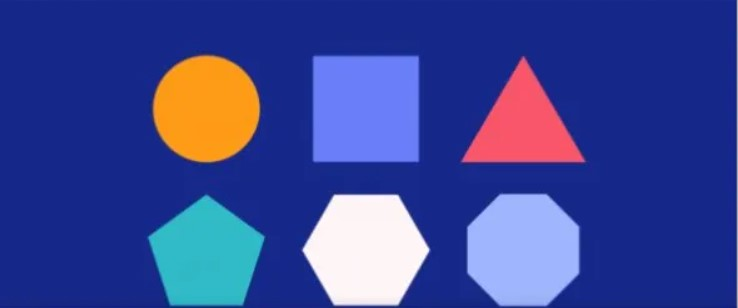
#> input picture .old2/assets/shapes.jpg, 738 x 308 px
$ python code.py
#> lines starting #> are read from the running program, lines starting #| are printed output that depends on the picture; after the words box and inside, x2 and y2 are one past the last pixel; in counts of white or black regions, pixels touching at a corner belong together
import cv2
import numpy as np
import sys

# Loading image, padding it and find contours
def loadExtractContour(imgPath):
#> called with imgPath = 'assets/shapes.jpg'
    img = cv2.imread(imgPath, cv2.IMREAD_COLOR)
#> img is the input picture: shape (308, 738, 3); mean B, G, R 149.9, 71.6, 59.7
    if img is None:
        sys.exit("Not found input image")

    # # Padding img
    # img_pad = np.zeros([img.shape[0] + 50, img.shape[1] + 50, 3])
    # img_pad += 100      # grey color BGR: [100, 100, 100] <=> hex: #646464
    # img_pad[20:, 20:, :] = img

    gray = cv2.cvtColor(img, cv2.COLOR_BGR2GRAY)
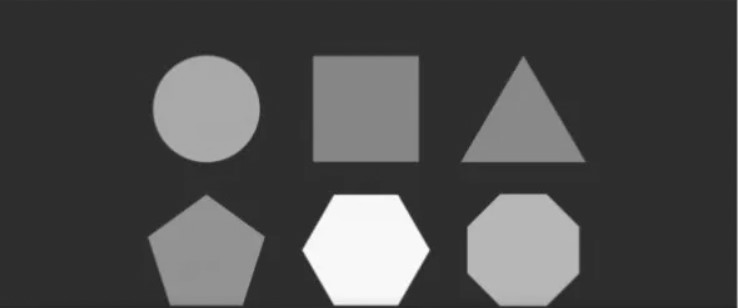
#> gray: shape (308, 738); min 34, max 255, mean 77.1
    thresh = cv2.threshold(gray, 30, 255, cv2.THRESH_BINARY + cv2.THRESH_OTSU)[1]
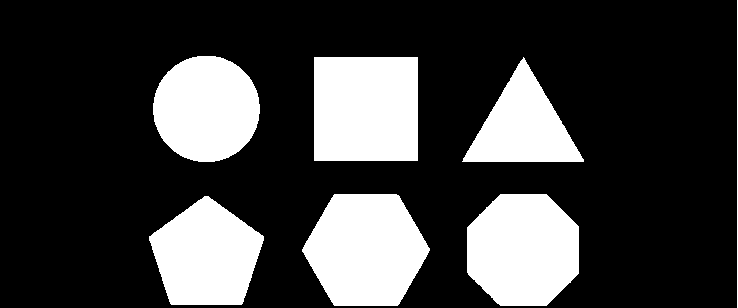
#> thresh: shape (308, 738); 24.9% white; 7 white regions

    ROI_number = 0
    cnts = cv2.findContours(thresh, cv2.RETR_EXTERNAL, cv2.CHAIN_APPROX_SIMPLE)[0]
#> cnts = 7 contours, 1 with area under 20; largest, box (x1, y1, x2, y2) and area: (302, 194, 430, 306) 10643, (314, 57, 418, 161) 10609, (467, 194, 579, 306) 10230, (153, 56, 260, 162) 8780, (149, 196, 264, 305) 8691, (462, 57, 584, 162) 6362
    # cnts = cnts[0] if len(cnts) == 2 else cnts[1]
    print(len(cnts))
#| 7
    return img, cnts

def writeText(img, org, txt):
    font = cv2.FONT_HERSHEY_SIMPLEX
    fontScale = 1
    color = (255, 0, 0)
    thickness = 2
    img = cv2.putText(img, txt, org, font, fontScale, color, thickness, cv2.LINE_AA)

# This function does: draw contours, approx Polygons and write text to each contour
def procContour(img, cnts):
    for cnt in cnts:
        cv2.drawContours(img, [cnt.astype(int)], 0, (0,255,0), 3)

        M = cv2.moments(cnt)
        if M['m00'] != 0:
            cX = int(M['m10']/M['m00'])
            cY = int(M['m01']/M['m00'])
        org = (cX, cY)

        approx = cv2.approxPolyDP(cnt, 0.01 * cv2.arcLength(cnt, True), True)
        if len(approx) == 5:
            writeText(img, org, "Pentagon")
        elif len(approx) == 3:
            writeText(img, org, "Triangle")
        elif len(approx) == 4:
            writeText(img, org, "Rectangle")
        elif len(approx) == 6:
            writeText(img, org, "Hexa")
        elif len(approx) == 8:
            writeText(img, org, "Octa")
        elif len(approx) > 12:
            writeText(img, org, "Circle")

if __name__ == '__main__':
    imgPath = 'assets/shapes.jpg'
    img, cnts = loadExtractContour(imgPath)
    cv2.imshow("img after padding", img)

    procContour(img, cnts)
#> the loop in procContour, `for cnt in cnts:` made 7 passes
#> (cX, cY, approx) on passes 4 to 5: (522, 126, [[583, 159], [523, 57], [462, 161]]), (365, 108, [[314, 57], [314, 160], [417, 160], [417, 57]])
#> (cX, cY) on passes 1, 2, 3, 6: (205, 255), (522, 249), (365, 249), (205, 108)
#> pass 1, in writeText, `img = cv2.putText(img, txt, org, font, fontScale, color, thickness, cv..`:
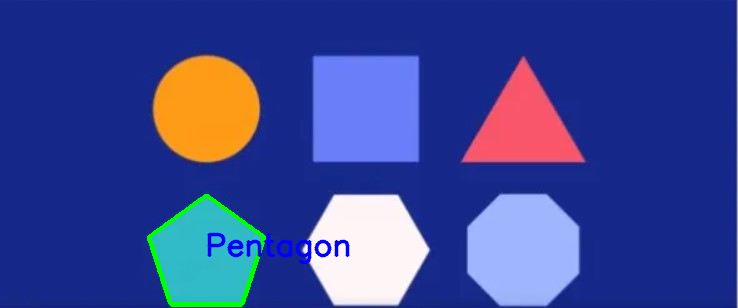
#> img: shape (308, 738, 3); 1.46% of pixels changed, all inside (x1, y1, x2, y2) = (147, 194, 350, 307)
#> pass 2, in writeText (call 2), `img = cv2.putText(img, txt, org, font, fontScale, color, thickness, cv..`:
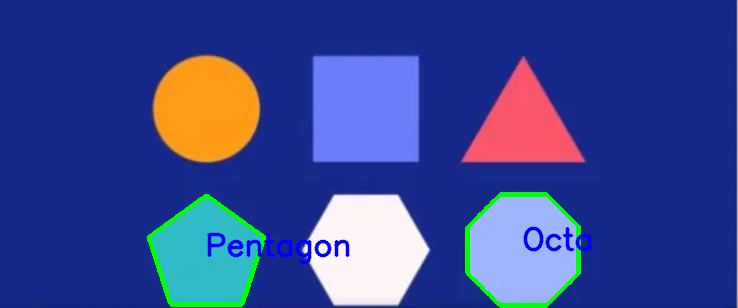
#> img: shape (308, 738, 3); 1.05% of pixels changed, all inside (x1, y1, x2, y2) = (465, 192, 592, 308)
#> pass 3, in writeText (call 3), `img = cv2.putText(img, txt, org, font, fontScale, color, thickness, cv..`:
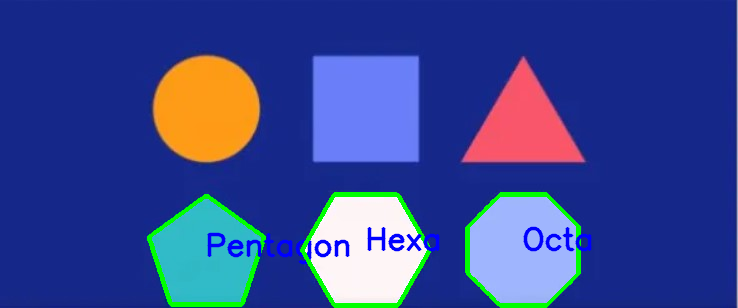
#> img: shape (308, 738, 3); 1.14% of pixels changed, all inside (x1, y1, x2, y2) = (300, 192, 440, 308)
#> after the loop in procContour, `for cnt in cnts:`:
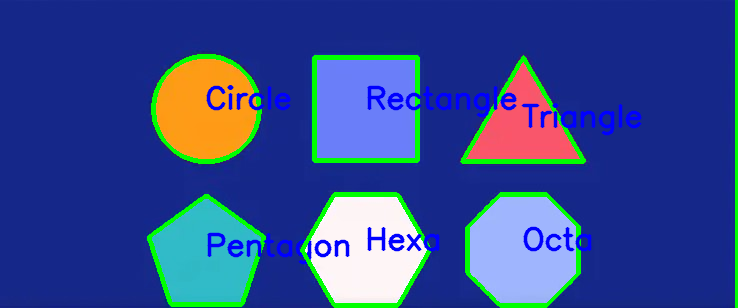
#> img: shape (308, 738, 3); 4.55% of pixels changed, all inside (x1, y1, x2, y2) = (151, 0, 738, 308)
    cv2.imshow("img with shapes", img)
    cv2.waitKey()
